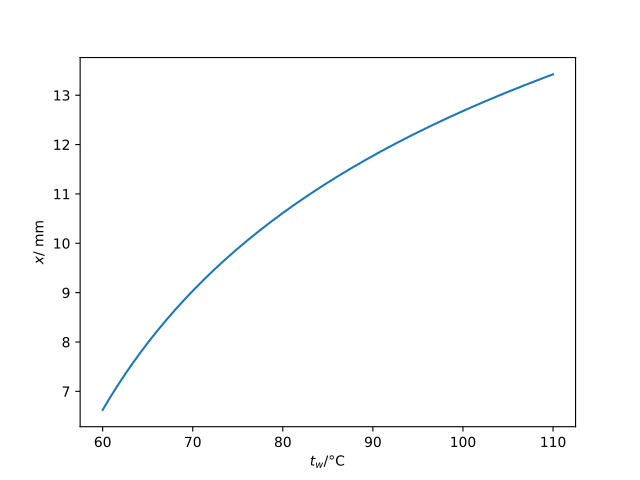

Write Python code to recreate this figure.
from Functions.UnsteadyStateConduction import get_a, t_x_for_constant_t_w
from scipy.optimize import root
import numpy as np
from CoolProp.CoolProp import PropsSI as psi
import scipy.constants as sc
import matplotlib.pyplot as plt
import os

t_max = 48
tau_s = 10
t_w_list = np.arange(60, 110, 10)
t_0 = 37
tau_t = 5*60
material = 'Water'

T_0 = sc.convert_temperature(t_0, 'C', 'K')
rho = psi('D', 'T', T_0, 'P', sc.atm, material)
lambda_ = psi('L', 'T', T_0, 'P', sc.atm, material)
c = psi('C', 'T', T_0, 'P', sc.atm, material)
a = get_a(lambda_, rho, c)

tau = tau_t - tau_s

guess_value = 0.01
x_list = np.zeros(len(t_w_list))
for i, t_w in enumerate(t_w_list):
    x = root(lambda x: t_max - t_x_for_constant_t_w(x, tau, t_0, t_w, a),
             guess_value).x[0]
    x_list[i] = x
[print(f'当热源温度为{t_w} C, 烧伤深度为{x:.3f} m') for t_w, x in zip(t_w_list, x_list)]

t_w_lt = np.linspace(60, 110, 1000)
x_lt = np.zeros(len(t_w_lt))
for i, t_w in enumerate(t_w_lt):
    x = root(lambda x: t_max - t_x_for_constant_t_w(x, tau, t_0, t_w, a),
             guess_value).x[0]
    x_lt[i] = x

fig, ax = plt.subplots()
ax.plot(t_w_lt, x_lt*1000)
ax.set_xlabel('$t_w$/°C')
ax.set_ylabel('$x$/ mm')
name = os.path.basename(__file__).split(".")[0]
plt.savefig(f'./{name}.pdf')
plt.show()
